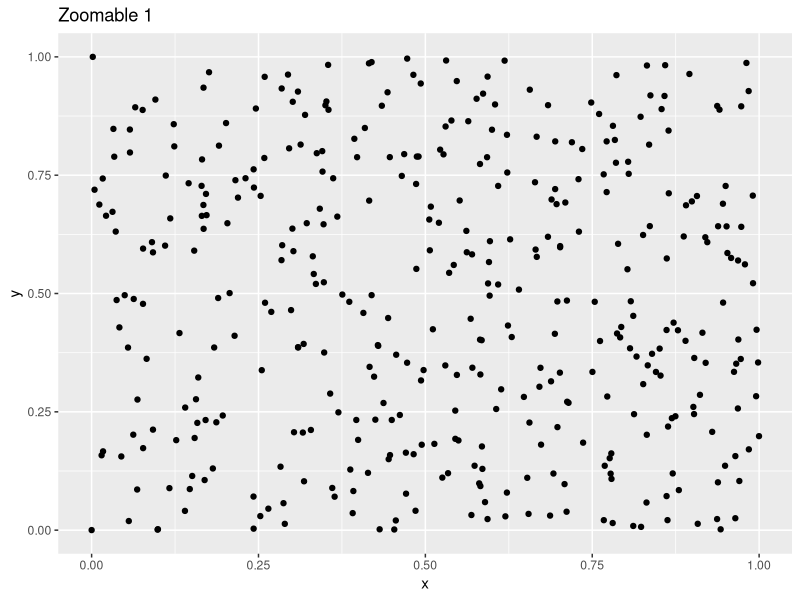
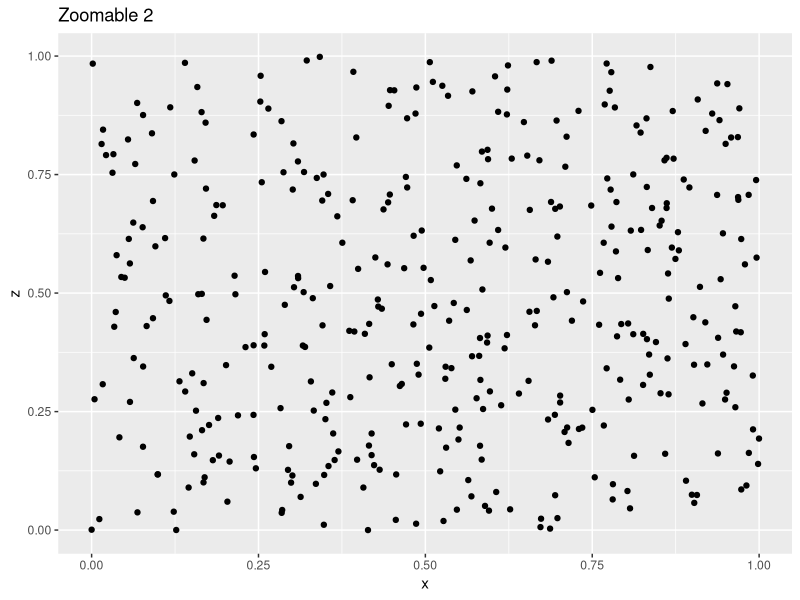
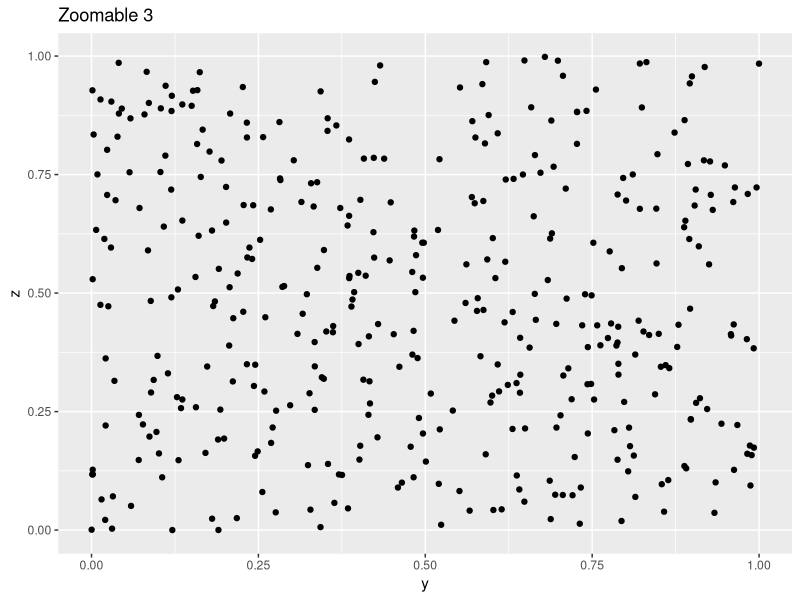
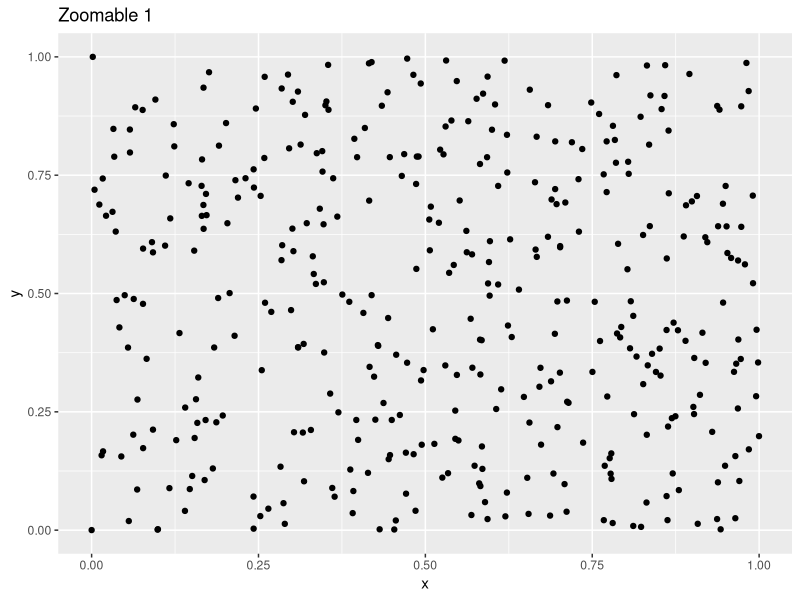
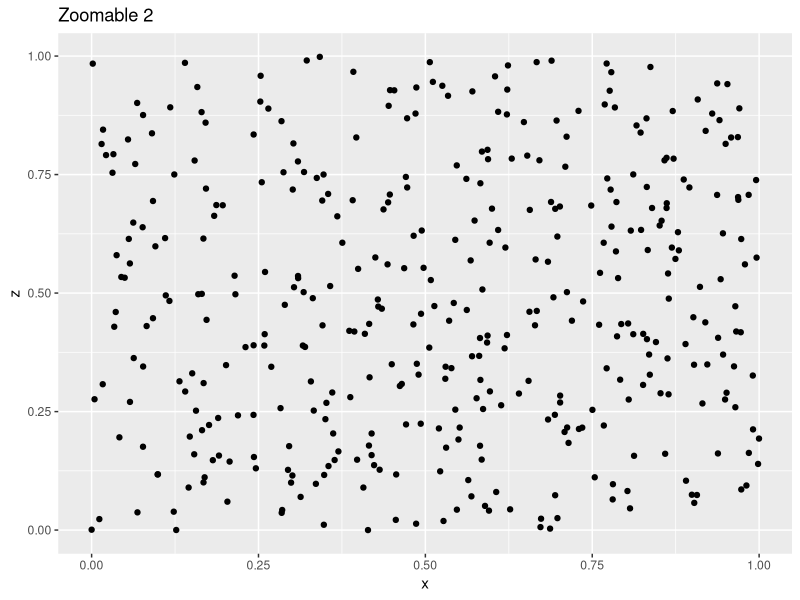
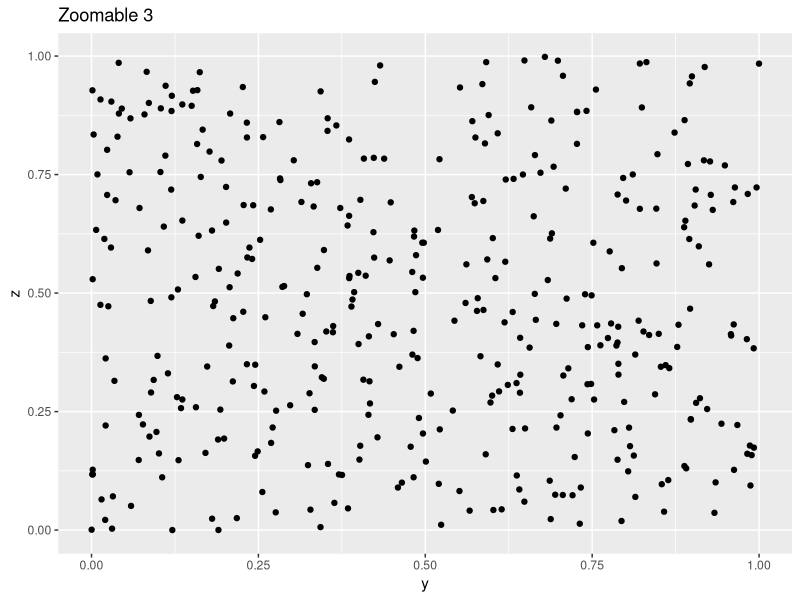
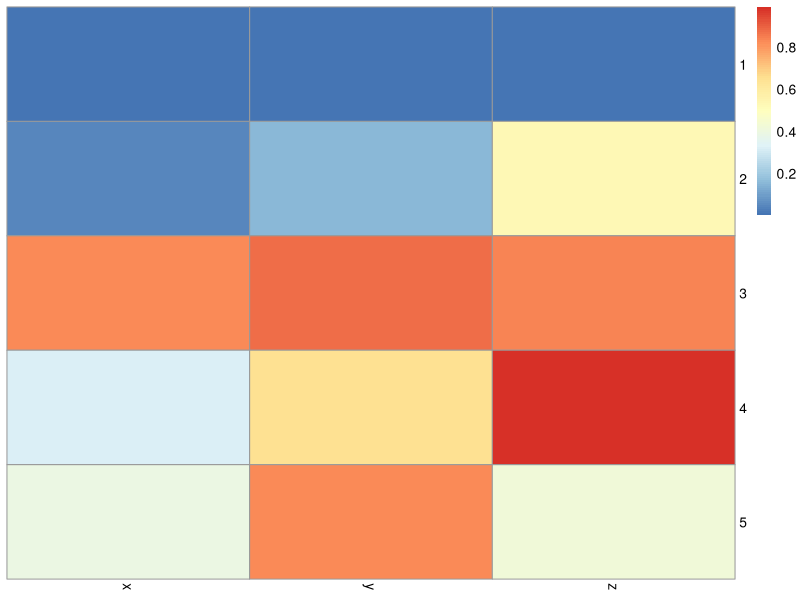
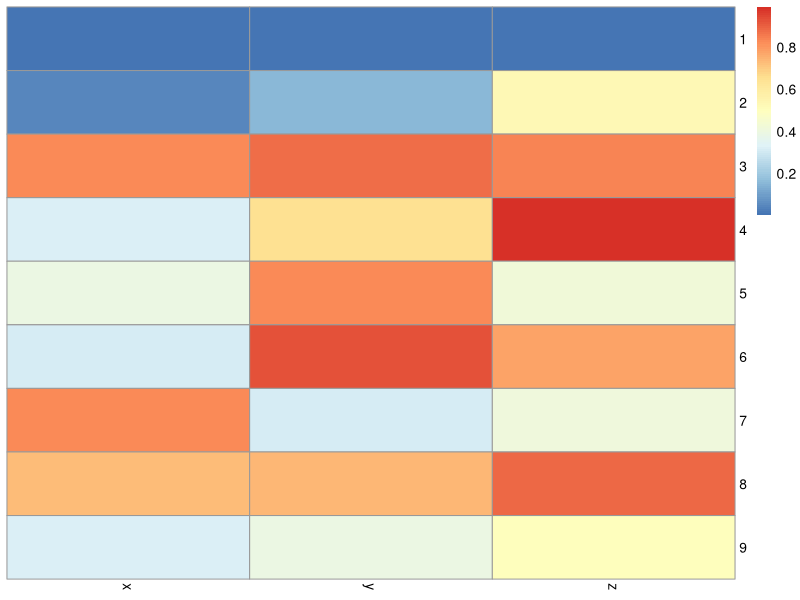

Source code (R) for these figures, in order:
## ---- chunk 1
knitr::opts_chunk$set(echo = TRUE)
knitr::opts_chunk$set(out.width = "40%", dpi = 36)
## ---- chunk 2
suppressPackageStartupMessages({
  library(ggplot2)
  library(dplyr)
})
## ---- chunk 3
figures <- function() {
  list(
    x = randu %>% ggplot(aes(x = x, y = y)) + geom_point() + ggtitle("Zoomable 1"),
    y = randu %>% ggplot(aes(x = x, y = z)) + geom_point() + ggtitle("Zoomable 2"),
    z = randu %>% ggplot(aes(x = y, y = z)) + geom_point() + ggtitle("Zoomable 3")
  )
}
## ---- chunk 4
figures()
## ---- chunk 5
# Intermediate 1
## ---- chunk 6
figures()
## ---- chunk 7
# Intermediate 2
## ---- chunk 8
requireNamespace("pheatmap")
list(A = 1:5, B = 1:9) %>%
  lapply(function(ii) {
    pheatmap::pheatmap(randu[ii, ], cluster_rows = F, cluster_cols = F) %>%
      magrittr::use_series(gtable)
  })
